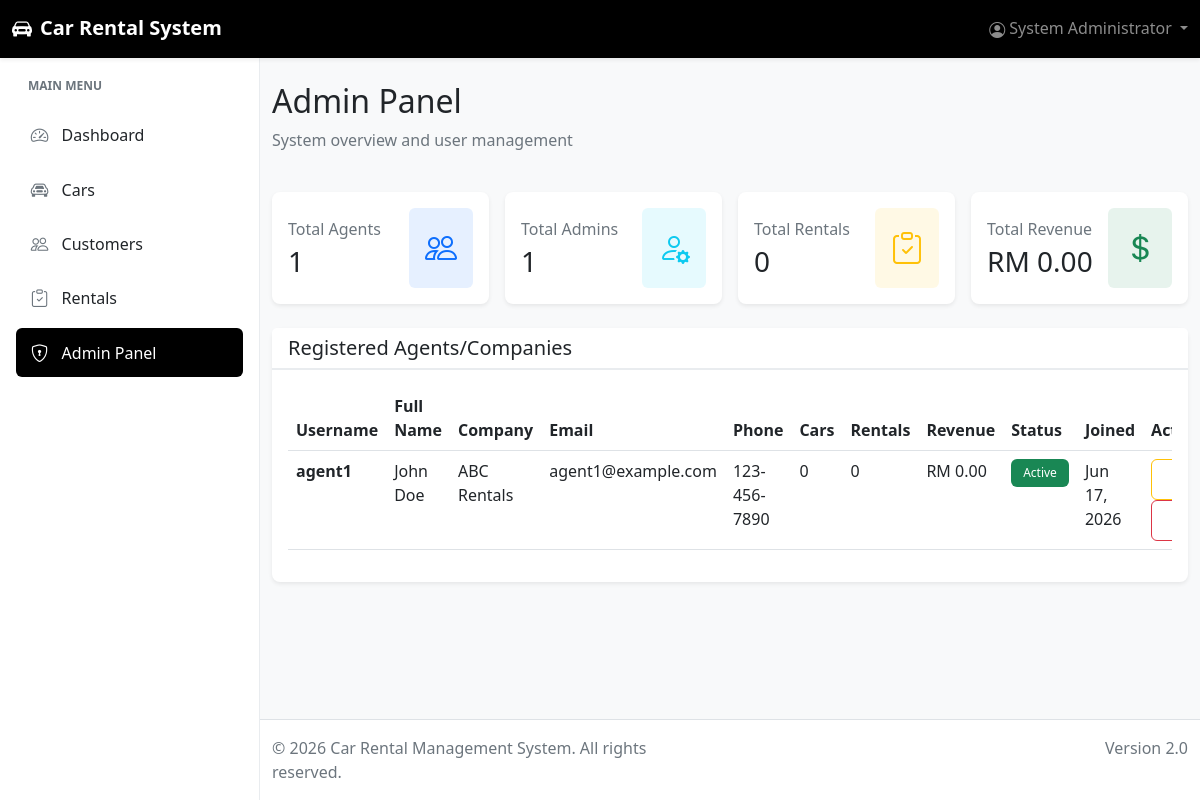
/admin.php (signed in), run on the app's committed database.
### tables this page shows
CREATE TABLE IF NOT EXISTS users (
    id INT PRIMARY KEY AUTO_INCREMENT,
    username VARCHAR(50) UNIQUE NOT NULL,
    email VARCHAR(100) UNIQUE,
    password VARCHAR(255) NOT NULL,
    full_name VARCHAR(100) NOT NULL,
    company_name VARCHAR(100),
    phone VARCHAR(20),
    role ENUM('admin', 'agent', 'superadmin') DEFAULT 'agent',
    status ENUM('active', 'inactive') DEFAULT 'active',
    created_at TIMESTAMP DEFAULT CURRENT_TIMESTAMP,
    updated_at TIMESTAMP DEFAULT CURRENT_TIMESTAMP ON UPDATE CURRENT_TIMESTAMP
);

### config/config.php (called while the page is built, shortened)
<?php
function isAdmin() {
    return isset($_SESSION['role']) && ($_SESSION['role'] === 'admin' || $_SESSION['role'] === 'superadmin');
}
function formatCurrency($amount) {
    return 'RM ' . number_format($amount, 2);
}
function formatDate($date) {
    return date('M d, Y', strtotime($date));
}
?>

### admin.php (the view, shortened to what this page needs)
<?php
require_once 'config/config.php';
$conn = getDBConnection();
function e($value) {
    return htmlspecialchars((string) $value, ENT_QUOTES, 'UTF-8');
}
$users = $conn->query("SELECT u.*,
                       (SELECT COUNT(*) FROM cars WHERE user_id = u.id) as total_cars,
                       (SELECT COUNT(*) FROM rentals WHERE user_id = u.id) as total_rentals,
                       (SELECT SUM(amount_paid) FROM rentals WHERE user_id = u.id) as total_revenue
                       FROM users u
                       WHERE u.role = 'agent'
                       ORDER BY u.created_at DESC");
$total_users = $conn->query("SELECT COUNT(*) as count FROM users WHERE role = 'agent'")->fetch_assoc()['count'];
$total_admins = $conn->query("SELECT COUNT(*) as count FROM users WHERE role = 'admin'")->fetch_assoc()['count'];
$total_rentals = $conn->query("SELECT COUNT(*) as count FROM rentals")->fetch_assoc()['count'];
$total_revenue = $conn->query("SELECT SUM(amount_paid) as total FROM rentals")->fetch_assoc()['total'] ?? 0;
include 'includes/header.php';
?>
<div class="row mb-4">
    <div class="col-12">
        <h2>Admin Panel</h2>
        <p class="text-muted">System overview and user management</p>
    </div>
</div>
<div class="row g-3 mb-4">
    <div class="col-md-3">
        <div class="card border-0 shadow-sm">
            <div class="card-body">
                <div class="d-flex justify-content-between align-items-center">
                    <div>
                        <p class="text-muted mb-1">Total Agents</p>
                        <h3 class="mb-0"><?php echo e($total_users); ?></h3>
                    </div>
                    <div class="bg-primary bg-opacity-10 p-3 rounded">
                        <i class="bi bi-people fs-2 text-primary"></i>
                    </div>
                </div>
            </div>
        </div>
    </div>
    <div class="col-md-3">
        <div class="card border-0 shadow-sm">
            <div class="card-body">
                <div class="d-flex justify-content-between align-items-center">
                    <div>
                        <p class="text-muted mb-1">Total Admins</p>
                        <h3 class="mb-0"><?php echo e($total_admins); ?></h3>
                    </div>
                    <div class="bg-info bg-opacity-10 p-3 rounded">
                        <i class="bi bi-person-gear fs-2 text-info"></i>
                    </div>
                </div>
            </div>
        </div>
    </div>
    <div class="col-md-3">
        <div class="card border-0 shadow-sm">
            <div class="card-body">
                <div class="d-flex justify-content-between align-items-center">
                    <div>
                        <p class="text-muted mb-1">Total Rentals</p>
                        <h3 class="mb-0"><?php echo e($total_rentals); ?></h3>
                    </div>
                    <div class="bg-warning bg-opacity-10 p-3 rounded">
                        <i class="bi bi-clipboard-check fs-2 text-warning"></i>
                    </div>
                </div>
            </div>
        </div>
    </div>
    <div class="col-md-3">
        <div class="card border-0 shadow-sm">
            <div class="card-body">
                <div class="d-flex justify-content-between align-items-center">
                    <div>
                        <p class="text-muted mb-1">Total Revenue</p>
                        <h3 class="mb-0"><?php echo e(formatCurrency($total_revenue)); ?></h3>
                    </div>
                    <div class="bg-success bg-opacity-10 p-3 rounded">
                        <i class="bi bi-currency-dollar fs-2 text-success"></i>
                    </div>
                </div>
            </div>
        </div>
    </div>
</div>
<div class="card border-0 shadow-sm">
    <div class="card-header bg-white">
        <h5 class="mb-0">Registered Agents/Companies</h5>
    </div>
    <div class="card-body">
        <?php if ($users->num_rows > 0): ?>
        <div class="table-responsive">
            <table class="table table-hover">
                <thead>
                    <tr>
                        <th>Username</th>
                        <th>Full Name</th>
                        <th>Company</th>
                        <th>Email</th>
                        <th>Phone</th>
                        <th>Cars</th>
                        <th>Rentals</th>
                        <th>Revenue</th>
                        <th>Status</th>
                        <th>Joined</th>
                        <th>Actions</th>
                    </tr>
                </thead>
                <tbody>
                    <?php while ($user = $users->fetch_assoc()): ?>
                    <tr>
                        <td><strong><?php echo e($user['username']); ?></strong></td>
                        <td><?php echo e($user['full_name']); ?></td>
                        <td><?php echo e($user['company_name'] ?? 'Individual'); ?></td>
                        <td><?php echo e($user['email']); ?></td>
                        <td><?php echo e($user['phone'] ?? 'N/A'); ?></td>
                        <td><?php echo e($user['total_cars']); ?></td>
                        <td><?php echo e($user['total_rentals']); ?></td>
                        <td><?php echo e(formatCurrency($user['total_revenue'] ?? 0)); ?></td>
                        <td>
                            <?php if ($user['status'] == 'active'): ?>
                                <span class="badge bg-success">Active</span>
                            <?php else: ?>
                                <span class="badge bg-danger">Inactive</span>
                            <?php endif; ?>
                        </td>
                        <td><?php echo e(formatDate($user['created_at'])); ?></td>
                        <td>
                            <a href="admin.php?toggle_status=<?php echo e($user['id']); ?>" class="btn btn-sm btn-outline-warning"
                               onclick="return confirm('Are you sure you want to toggle this user status?');">
                            </a>
                            <a href="admin.php?delete_user=<?php echo e($user['id']); ?>" class="btn btn-sm btn-outline-danger"
                               onclick="return confirm('Are you sure you want to delete this user? All their data will be removed.');">
                            </a>
                        </td>
                    </tr>
                    <?php endwhile; ?>
                </tbody>
            </table>
        </div>
        <?php else: ?>
        <p class="text-muted text-center py-4">No agents registered yet</p>
        <?php endif; ?>
    </div>
</div>
<?php
include 'includes/footer.php';
?>

### includes/header.php (shortened to what this page needs)
<!DOCTYPE html>
<html lang="en">
<head>
    <link href="https://cdn.jsdelivr.net/npm/bootstrap@5.3.0/dist/css/bootstrap.min.css" rel="stylesheet">
    <link rel="stylesheet" href="https://cdn.jsdelivr.net/npm/bootstrap-icons@1.11.0/font/bootstrap-icons.css">
    <link rel="stylesheet" href="<?php echo SITE_URL; ?>assets/css/style.css">
</head>
<body class="bg-light">
    <?php
    $current_page = basename($_SERVER['PHP_SELF']);
    $section_pages = [
        'dashboard' => ['dashboard.php'],
        'cars' => ['cars.php', 'car_add.php', 'car_edit.php'],
        'customers' => ['customers.php', 'customer_add.php', 'customer_edit.php'],
        'rentals' => ['rentals.php', 'rental_view.php', 'payment_add.php', 'payment_delete.php'],
        'admin' => ['admin.php'],
    ];
    $is_active_section = function($section) use ($current_page, $section_pages) {
        return in_array($current_page, $section_pages[$section] ?? []) ? 'active' : '';
    };
    ?>
    <nav class="navbar navbar-dark bg-dark shadow-sm app-topbar">
        <div class="container-fluid">
            <a class="navbar-brand" href="dashboard.php">
                <i class="bi bi-car-front-fill me-2"></i>Car Rental System
            </a>
            <div class="ms-auto">
                <ul class="navbar-nav flex-row">
                    <li class="nav-item dropdown">
                        <a class="nav-link dropdown-toggle" href="#" id="userDropdown" role="button" data-bs-toggle="dropdown">
                            <i class="bi bi-person-circle me-1"></i><?php echo $_SESSION['full_name']; ?>
                        </a>
                    </li>
                </ul>
            </div>
        </div>
    </nav>
    <aside class="app-sidebar d-none d-lg-flex flex-column">
        <div class="sidebar-heading">Main Menu</div>
        <nav class="sidebar-nav">
            <a class="sidebar-link <?php echo $is_active_section('dashboard'); ?>" href="dashboard.php">
                <i class="bi bi-speedometer2"></i><span>Dashboard</span>
            </a>
            <a class="sidebar-link <?php echo $is_active_section('cars'); ?>" href="cars.php">
                <i class="bi bi-car-front"></i><span>Cars</span>
            </a>
            <a class="sidebar-link <?php echo $is_active_section('customers'); ?>" href="customers.php">
                <i class="bi bi-people"></i><span>Customers</span>
            </a>
            <a class="sidebar-link <?php echo $is_active_section('rentals'); ?>" href="rentals.php">
                <i class="bi bi-clipboard-check"></i><span>Rentals</span>
            </a>
            <?php if (isAdmin()): ?>
            <a class="sidebar-link <?php echo $is_active_section('admin'); ?>" href="admin.php">
                <i class="bi bi-shield-lock"></i><span>Admin Panel</span>
            </a>
            <?php endif; ?>
        </nav>
    </aside>
    <main class="app-main">
        <div class="container-fluid py-4">

### includes/footer.php (shortened to what this page needs)
        </div>
    </main>
    <footer class="bg-white border-top py-3 mt-5 app-footer">
        <div class="container-fluid">
            <div class="row">
                <div class="col-md-6">
                    <p class="text-muted mb-0">&copy; <?php echo date('Y'); ?> Car Rental Management System. All rights reserved.</p>
                </div>
                <div class="col-md-6 text-md-end">
                    <p class="text-muted mb-0">Version 2.0</p>
                </div>
            </div>
        </div>
    </footer>
</body>
</html>

### assets/css/style.css (style rules this page uses)
:root { --primary-color: #000000; --secondary-color: #ffffff; --light-gray: #f8f9fa; --medium-gray: #e9ecef; --dark-gray: #6c757d; --text-color: #212529; --topbar-height: 57px; --sidebar-width: 260px; }
body { font-family: 'Segoe UI', Tahoma, Geneva, Verdana, sans-serif; background-color: var(--light-gray); color: var(--text-color); display: flex; flex-direction: column; min-height: 100vh; }
.navbar-dark { background-color: var(--primary-color) !important; }
.app-topbar { min-height: var(--topbar-height); position: sticky; top: 0; z-index: 1030; }
.navbar-brand { font-weight: 600; font-size: 1.25rem; }
.navbar-nav .nav-link { transition: all 0.3s ease; }
.app-sidebar { position: fixed; top: var(--topbar-height); bottom: 0; left: 0; z-index: 1020; width: var(--sidebar-width); padding: 1rem; background: var(--secondary-color); border-right: 1px solid var(--medium-gray); overflow-y: auto; }
.sidebar-heading { margin: 0.25rem 0 1rem; padding: 0 0.75rem; color: var(--dark-gray); font-size: 0.75rem; font-weight: 700; letter-spacing: 0; text-transform: uppercase; }
.sidebar-nav { display: grid; gap: 0.35rem; }
.sidebar-link { display: flex; align-items: center; gap: 0.75rem; min-height: 44px; padding: 0.7rem 0.85rem; color: var(--text-color); text-decoration: none; border-radius: 6px; font-weight: 500; transition: background-color 0.2s ease, color 0.2s ease; }
.sidebar-link i { width: 1.25rem; color: var(--dark-gray); font-size: 1.1rem; text-align: center; }
.sidebar-link.active { color: var(--secondary-color); background-color: var(--primary-color); }
.sidebar-link.active i { color: var(--secondary-color); }
.app-main, .app-footer { margin-left: var(--sidebar-width); }
.app-main { flex: 1 0 auto; }
.card { border-radius: 8px; transition: transform 0.2s ease, box-shadow 0.2s ease; }
.card-header { border-bottom: 2px solid var(--medium-gray); font-weight: 600; }
.btn { border-radius: 6px; padding: 0.5rem 1.25rem; font-weight: 500; transition: all 0.3s ease; }
.table { background-color: white; }
.table thead { background-color: var(--light-gray); color: var(--text-color); font-weight: 600; }
.badge { padding: 0.5rem 0.75rem; border-radius: 6px; font-weight: 500; }
.card-body .bg-opacity-10 { border-radius: 8px; }
footer { margin-top: auto; }
.app-footer { flex-shrink: 0; margin-top: auto !important; }
.card, .alert { animation: fadeIn 0.3s ease-in-out; }
.bi { vertical-align: middle; }
.shadow-sm { box-shadow: 0 0.125rem 0.25rem rgba(0, 0, 0, 0.075) !important; }
.text-muted { color: var(--dark-gray) !important; }

### data on the page
users: username "agent1", full_name "John Doe", company_name "ABC Rentals", email "agent1@example.com", phone "123-456-7890", total_cars "0", total_rentals "0", total_revenue "RM 0.00", status "Active", created_at "Jun 17, 2026"

### other printed values
$_SESSION['full_name'] "System Administrator"
$total_users "1"
$total_admins "1"
$total_rentals "0"
formatCurrency($total_revenue) "RM 0.00"
